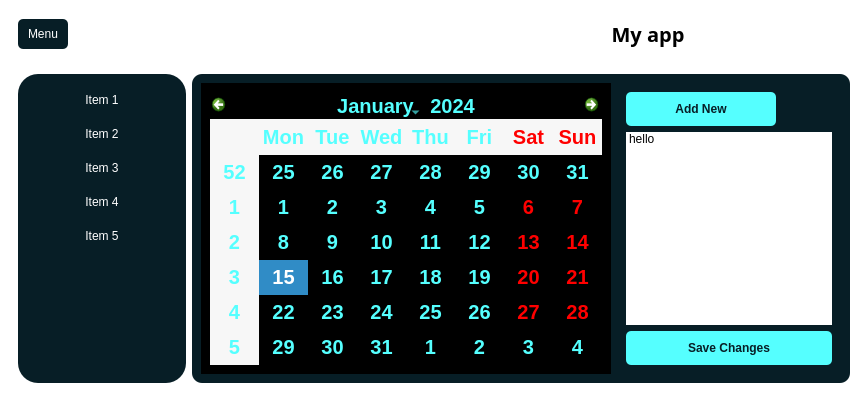
<?xml version="1.0" encoding="UTF-8"?>
<ui version="4.0">
 <class>MainWindow</class>
 <widget class="QMainWindow" name="MainWindow">
  <property name="geometry">
   <rect>
    <x>0</x>
    <y>0</y>
    <width>868</width>
    <height>401</height>
   </rect>
  </property>
  <property name="windowTitle">
   <string>MainWindow</string>
  </property>
  <property name="styleSheet">
   <string notr="true"/>
  </property>
  <widget class="QWidget" name="centralwidget">
   <property name="styleSheet">
    <string notr="true">* {
  border: none;
  background-color: transparent;
  color: #FFF; /* Specify a default color */
}

#centralwidget {
  background-color: white
;
}

#side_menu {
  background-color: #071e26;
  border-radius: 20px;
}

QPushButton {
  padding: 10px;
  background-color: #071e26;
  border-radius: 5px;
}

#main_body {
  background-color: #071e26;
  border-radius: 10px;
}
</string>
   </property>
   <layout class="QVBoxLayout" name="verticalLayout">
    <item alignment="Qt::AlignTop">
     <widget class="QFrame" name="header">
      <property name="minimumSize">
       <size>
        <width>0</width>
        <height>50</height>
       </size>
      </property>
      <property name="frameShape">
       <enum>QFrame::StyledPanel</enum>
      </property>
      <property name="frameShadow">
       <enum>QFrame::Raised</enum>
      </property>
      <layout class="QHBoxLayout" name="horizontalLayout_2">
       <property name="leftMargin">
        <number>0</number>
       </property>
       <property name="topMargin">
        <number>0</number>
       </property>
       <property name="rightMargin">
        <number>0</number>
       </property>
       <property name="bottomMargin">
        <number>0</number>
       </property>
       <item alignment="Qt::AlignLeft">
        <widget class="QFrame" name="frame">
         <property name="frameShape">
          <enum>QFrame::StyledPanel</enum>
         </property>
         <property name="frameShadow">
          <enum>QFrame::Raised</enum>
         </property>
         <layout class="QHBoxLayout" name="horizontalLayout_3">
          <item>
           <widget class="QPushButton" name="pushButton">
            <property name="minimumSize">
             <size>
              <width>0</width>
              <height>30</height>
             </size>
            </property>
            <property name="maximumSize">
             <size>
              <width>16777215</width>
              <height>30</height>
             </size>
            </property>
            <property name="text">
             <string>Menu</string>
            </property>
            <property name="icon">
             <iconset>
              <normaloff>:/icons/icons_folder/align-justify.svg</normaloff>:/icons/icons_folder/align-justify.svg</iconset>
            </property>
            <property name="iconSize">
             <size>
              <width>24</width>
              <height>24</height>
             </size>
            </property>
           </widget>
          </item>
         </layout>
        </widget>
       </item>
       <item>
        <widget class="QFrame" name="frame_3">
         <property name="frameShape">
          <enum>QFrame::StyledPanel</enum>
         </property>
         <property name="frameShadow">
          <enum>QFrame::Raised</enum>
         </property>
         <layout class="QVBoxLayout" name="verticalLayout_4">
          <item>
           <widget class="QLabel" name="label">
            <property name="font">
             <font>
              <family>Arial Black</family>
              <pointsize>15</pointsize>
              <weight>75</weight>
              <italic>false</italic>
              <bold>true</bold>
              <strikeout>false</strikeout>
             </font>
            </property>
            <property name="styleSheet">
             <string notr="true">color: black;</string>
            </property>
            <property name="text">
             <string>My app</string>
            </property>
            <property name="alignment">
             <set>Qt::AlignCenter</set>
            </property>
           </widget>
          </item>
         </layout>
        </widget>
       </item>
      </layout>
     </widget>
    </item>
    <item>
     <widget class="QFrame" name="frame_2">
      <property name="sizePolicy">
       <sizepolicy hsizetype="Preferred" vsizetype="Expanding">
        <horstretch>0</horstretch>
        <verstretch>0</verstretch>
       </sizepolicy>
      </property>
      <property name="frameShape">
       <enum>QFrame::StyledPanel</enum>
      </property>
      <property name="frameShadow">
       <enum>QFrame::Raised</enum>
      </property>
      <layout class="QHBoxLayout" name="horizontalLayout">
       <item>
        <widget class="QWidget" name="side_menu" native="true">
         <layout class="QVBoxLayout" name="verticalLayout_2">
          <item alignment="Qt::AlignTop">
           <widget class="QFrame" name="frame_4">
            <property name="minimumSize">
             <size>
              <width>150</width>
              <height>0</height>
             </size>
            </property>
            <property name="maximumSize">
             <size>
              <width>150</width>
              <height>16777215</height>
             </size>
            </property>
            <property name="frameShape">
             <enum>QFrame::StyledPanel</enum>
            </property>
            <property name="frameShadow">
             <enum>QFrame::Raised</enum>
            </property>
            <layout class="QVBoxLayout" name="verticalLayout_3">
             <property name="spacing">
              <number>0</number>
             </property>
             <property name="leftMargin">
              <number>0</number>
             </property>
             <property name="topMargin">
              <number>0</number>
             </property>
             <property name="rightMargin">
              <number>0</number>
             </property>
             <property name="bottomMargin">
              <number>0</number>
             </property>
             <item>
              <widget class="QPushButton" name="pushButton_2">
               <property name="styleSheet">
                <string notr="true"/>
               </property>
               <property name="text">
                <string>Item 1</string>
               </property>
               <property name="icon">
                <iconset>
                 <normaloff>:/icons/icons_folder/airplay.svg</normaloff>:/icons/icons_folder/airplay.svg</iconset>
               </property>
              </widget>
             </item>
             <item>
              <widget class="QPushButton" name="pushButton_3">
               <property name="text">
                <string>Item 2</string>
               </property>
               <property name="icon">
                <iconset>
                 <normaloff>:/icons/icons_folder/award.svg</normaloff>:/icons/icons_folder/award.svg</iconset>
               </property>
              </widget>
             </item>
             <item>
              <widget class="QPushButton" name="pushButton_4">
               <property name="text">
                <string>Item 3</string>
               </property>
               <property name="icon">
                <iconset>
                 <normaloff>:/icons/icons_folder/bar-chart.svg</normaloff>:/icons/icons_folder/bar-chart.svg</iconset>
               </property>
              </widget>
             </item>
             <item>
              <widget class="QPushButton" name="pushButton_5">
               <property name="text">
                <string>Item 4</string>
               </property>
               <property name="icon">
                <iconset>
                 <normaloff>:/icons/icons_folder/cloud-drizzle.svg</normaloff>:/icons/icons_folder/cloud-drizzle.svg</iconset>
               </property>
              </widget>
             </item>
             <item>
              <widget class="QPushButton" name="pushButton_6">
               <property name="text">
                <string>Item 5</string>
               </property>
               <property name="icon">
                <iconset>
                 <normaloff>:/icons/icons_folder/crosshair.svg</normaloff>:/icons/icons_folder/crosshair.svg</iconset>
               </property>
              </widget>
             </item>
            </layout>
           </widget>
          </item>
         </layout>
        </widget>
       </item>
       <item>
        <widget class="QFrame" name="main_body">
         <property name="sizePolicy">
          <sizepolicy hsizetype="Expanding" vsizetype="Preferred">
           <horstretch>0</horstretch>
           <verstretch>0</verstretch>
          </sizepolicy>
         </property>
         <property name="frameShape">
          <enum>QFrame::StyledPanel</enum>
         </property>
         <property name="frameShadow">
          <enum>QFrame::Raised</enum>
         </property>
         <layout class="QGridLayout" name="gridLayout">
          <item row="0" column="0">
           <widget class="QFrame" name="frame_6">
            <property name="styleSheet">
             <string notr="true">background-color:transprent;</string>
            </property>
            <property name="frameShape">
             <enum>QFrame::StyledPanel</enum>
            </property>
            <property name="frameShadow">
             <enum>QFrame::Raised</enum>
            </property>
            <layout class="QVBoxLayout" name="verticalLayout_6">
             <item>
              <widget class="QCalendarWidget" name="calendarWidget">
               <property name="styleSheet">
                <string notr="true">color: rgb(85, 255, 255);
font-size:20px;
font-weight:700;</string>
               </property>
              </widget>
             </item>
            </layout>
           </widget>
          </item>
          <item row="0" column="1">
           <widget class="QFrame" name="frame_5">
            <property name="minimumSize">
             <size>
              <width>200</width>
              <height>0</height>
             </size>
            </property>
            <property name="styleSheet">
             <string notr="true"/>
            </property>
            <property name="frameShape">
             <enum>QFrame::StyledPanel</enum>
            </property>
            <property name="frameShadow">
             <enum>QFrame::Raised</enum>
            </property>
            <layout class="QVBoxLayout" name="verticalLayout_5">
             <item>
              <widget class="QPushButton" name="addButton">
               <property name="minimumSize">
                <size>
                 <width>10</width>
                 <height>0</height>
                </size>
               </property>
               <property name="maximumSize">
                <size>
                 <width>150</width>
                 <height>16777215</height>
                </size>
               </property>
               <property name="baseSize">
                <size>
                 <width>0</width>
                 <height>0</height>
                </size>
               </property>
               <property name="styleSheet">
                <string notr="true">background-color: rgb(85, 255, 255);





font-family: 'Istok Web';
font-style: normal;
font-weight: 700;
font-size:12 px;
color:#071e26;
border-radius:5px


</string>
               </property>
               <property name="text">
                <string>Add New</string>
               </property>
               <property name="autoDefault">
                <bool>false</bool>
               </property>
              </widget>
             </item>
             <item>
              <widget class="QListWidget" name="tasksListWidget">
               <property name="styleSheet">
                <string notr="true">background-color: rgb(255, 255, 255);
color: black;</string>
               </property>
               <item>
                <property name="text">
                 <string>hello</string>
                </property>
               </item>
              </widget>
             </item>
             <item>
              <widget class="QPushButton" name="saveButton">
               <property name="styleSheet">
                <string notr="true">background-color: rgb(85, 255, 255);





font-family: 'Istok Web';
font-style: normal;
font-weight: 700;
font-size:12 px;
color:#071e26;



</string>
               </property>
               <property name="text">
                <string>Save Changes</string>
               </property>
              </widget>
             </item>
            </layout>
           </widget>
          </item>
         </layout>
        </widget>
       </item>
      </layout>
      <zorder>main_body</zorder>
      <zorder>side_menu</zorder>
     </widget>
    </item>
   </layout>
  </widget>
 </widget>
 <resources>
  <include location="icons.qrc"/>
 </resources>
 <connections/>
</ui>
